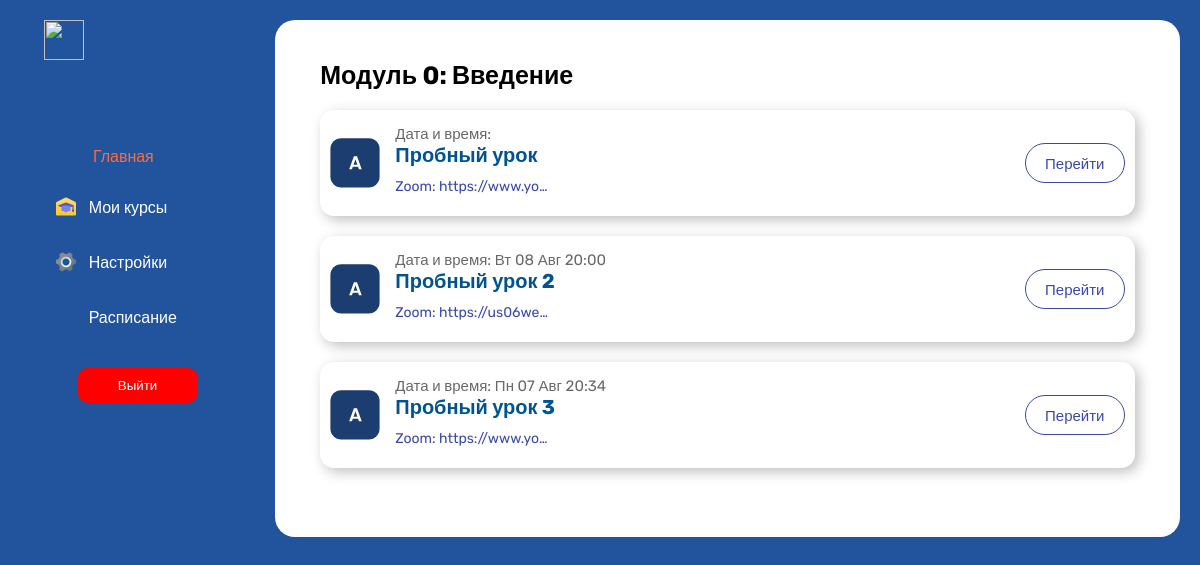
/users/curator/courses/module/15/lessons/ (signed in), run on an earlier commit of the app's database.
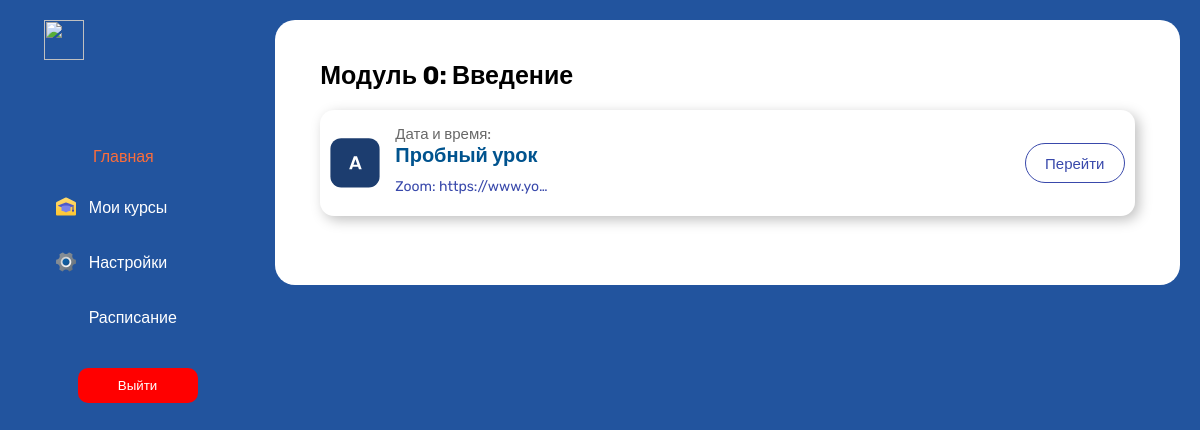
And on a later commit of the database.
### courses/models.py (models this page shows, shortened)
class Lesson(models.Model):
    title = models.CharField(max_length=255)  # Название урока
    description = models.TextField()  # Описание урока
    zoom_link = models.URLField(blank=True, null=True)
    start_datetime = models.DateTimeField(blank=True, null=True)
    video = EmbedVideoField(blank=True, null=True) # Видео
    learn_documentation = models.FileField(blank=True, null=True)
    module = models.ForeignKey(Module, on_delete=models.CASCADE)  # Связь с моделью "Module"
    class Meta:
        verbose_name = 'Урок'
        verbose_name_plural = 'Уроки'

### courses/views.py (the view)
# urls.py: path('module/<int:module_id>/lessons/', LessonsByModule.as_view(), name='lessons_by_module'),
class LessonsByModule(View):
    def get(self, request, module_id):
        module = get_object_or_404(Module, id=module_id)
        lessons = module.lesson_set.all()  # Получаем все уроки модуля
        if request.user.role == 'student':
            return render(request, 'users/student/lessonsStudent.html', {'module': module, 'lessons': lessons})
        elif request.user.role == 'curator':
            return render(request, 'users/curator/lessonsCurator.html', {'module': module, 'lessons': lessons})
        elif request.user.role == 'admin':
            return render(request, 'users/admin/lessonsAdmin.html', {'module': module, 'lessons': lessons})
        else:
            return render(request, 'users/404.html')

### users/templates/users/student/lessonsStudent.html (shortened to what this page needs)
{% extends 'users/student/base.html' %}
{% load static %}
    {% block css %}<link rel="stylesheet" href="{% static 'admin/css/lessonAdmin.css' %}">{% endblock %}
        {% block content %}
            <div class="content">
            <div class="my-courses">
                <h3>Модуль 0: Введение</h3>
                <div style="overflow-y: initial;" class="lessons">
                    {% for lesson in lessons %}
                    <div class="lesson">
                        <div class="lesson-main">
                            <div class="about-lesson">
                                <div class="data">
                                    <p>Дата и время: {{ lesson.start_datetime|date:"D d M H:i" }}</p>
                                </div>
                                <a href="{% url 'users:admin:courses:lesson_view' lesson_id=lesson.id %}">
                                    <div class="lesson-name">
                                        <p><b>{{ lesson.title|truncatechars:15 }}</b> </p>
                                        <p class="link">Zoom: <a href="{{ lesson.zoom_link }}">{{ lesson.zoom_link|truncatechars:15 }}</a></p>
                                    </div>
                                </a>
                            </div>
                        </div>
                        <a href="{% url 'users:admin:courses:lesson_view' lesson_id=lesson.id %}">
                            <button class="go">
                                <p>Перейти</p>
                            </button>
                        </a>
                    </div>
                    {% endfor %}
                </div>
            </div>
        </div>
        {% endblock %}

What changed in the data, as far as the page shows it:
removed Lesson: start_datetime "Вт 08 Авг 20:00", title "Пробный урок 2", zoom_link "https://us06we…"
removed Lesson: start_datetime "Пн 07 Авг 20:34", title "Пробный урок 3", zoom_link "https://www.yo…"
